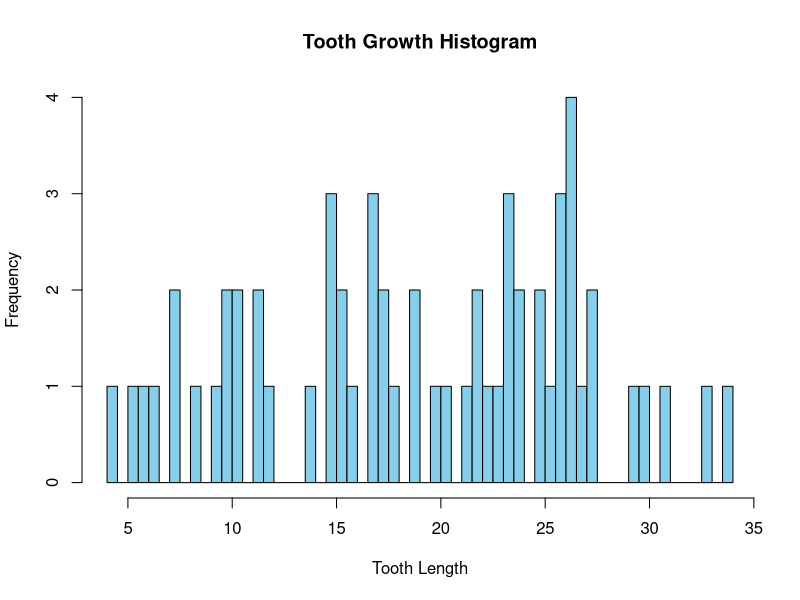

Write the R code that produced this figure.
# Step 1: Load the "ToothGrowth" dataset
data("ToothGrowth")
# Step 2: Create a histogram with custom bin width
# Calculate the number of bins
bin_width <- 150
num_bins <- ceiling((max(ToothGrowth$len) - 100) / bin_width)
# Calculate the bin edges
breaks <- seq(100, 100 + num_bins * bin_width, by = bin_width)
# Create the histogram and set the 'right' argument to FALSE
hist(ToothGrowth$len, breaks = breaks, xlab = "Tooth Length", ylab = "Frequency", main = "Tooth Growth Histogram", col = "skyblue", right = FALSE)
